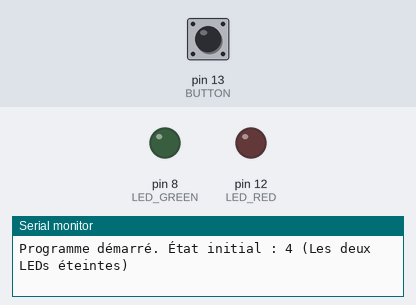
Simulated run of this program. Board: Arduino Uno, built with avr-gcc and run on an emulated ATmega328P. Parts: output pins drawn as LEDs (lit = HIGH), the last lines printed to the serial monitor. Inputs (shaded band) come from the test bench; at power-on: pin 13 (BUTTON) HIGH.

Above: at 1.2 s.
1.3 s: pin 13 (BUTTON) pulled LOW for 0.15 s
2.9 s: pin 13 (BUTTON) pulled LOW for 1 s
At 4.0 s:
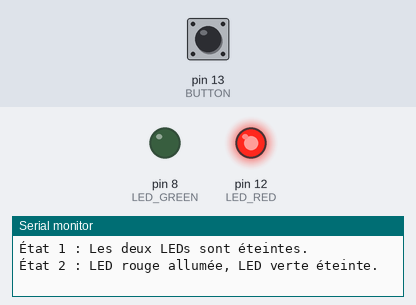
5.4 s: pin 13 (BUTTON) pulled LOW for 0.15 s
At 5.9 s:
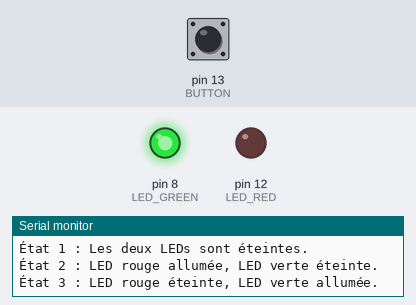
7.0 s: pin 13 (BUTTON) pulled LOW for 3.2 s
At 8.3 s:
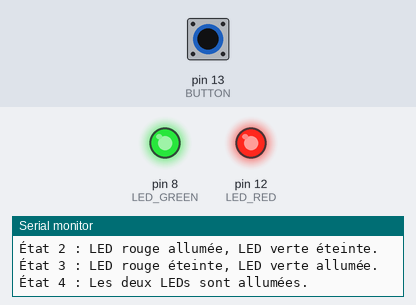
Timing chart, 0 to 10.0 s (numbered marks = the images above; inputs shaded):
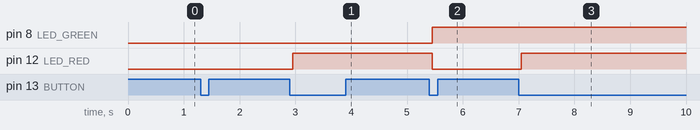

Measured:
- after the input at 2.9 s, pin 12 (LED_RED): LOW → HIGH after 0.05 s
- after the input at 5.4 s, pin 8 (LED_GREEN): LOW → HIGH after 0.05 s; pin 12 (LED_RED): HIGH → LOW after 0.05 s
- after the input at 7.0 s, pin 12 (LED_RED): LOW → HIGH after 0.05 s

The program:

main.cpp
```cpp
#include "Arduino.h"
#define LED_RED 12
#define LED_GREEN 8
#define BUTTON 13

int etatActuel = 4;

void setup() {
  pinMode(LED_RED, OUTPUT);
  pinMode(LED_GREEN, OUTPUT);
  pinMode(BUTTON, INPUT);

  Serial.begin(9600);
  Serial.println("Programme démarré. État initial : 4 (Les deux LEDs éteintes)");
}

void loop() {
  static bool dernierEtatButton = HIGH;
  int bouton = digitalRead(BUTTON);

  if (dernierEtatButton == HIGH && bouton == LOW) {
    delay(50);

    if (digitalRead(BUTTON) == LOW) {
      switch (etatActuel) {
        case 4:
          digitalWrite(LED_RED, LOW);
          digitalWrite(LED_GREEN, LOW);
          Serial.println("État 1 : Les deux LEDs sont éteintes.");
          etatActuel = 1;
          break;
        case 1:
          digitalWrite(LED_RED, HIGH);
          digitalWrite(LED_GREEN, LOW);
          Serial.println("État 2 : LED rouge allumée, LED verte éteinte.");
          etatActuel = 2;
          break;
        case 2:
          digitalWrite(LED_RED, LOW);
          digitalWrite(LED_GREEN, HIGH);
          Serial.println("État 3 : LED rouge éteinte, LED verte allumée.");
          etatActuel = 3;
          break;
        case 3:
          digitalWrite(LED_RED, HIGH);
          digitalWrite(LED_GREEN, HIGH);
          Serial.println("État 4 : Les deux LEDs sont allumées.");
          etatActuel = 4;
          break;
      }
    }
  }

  dernierEtatButton = bouton;
}
```
